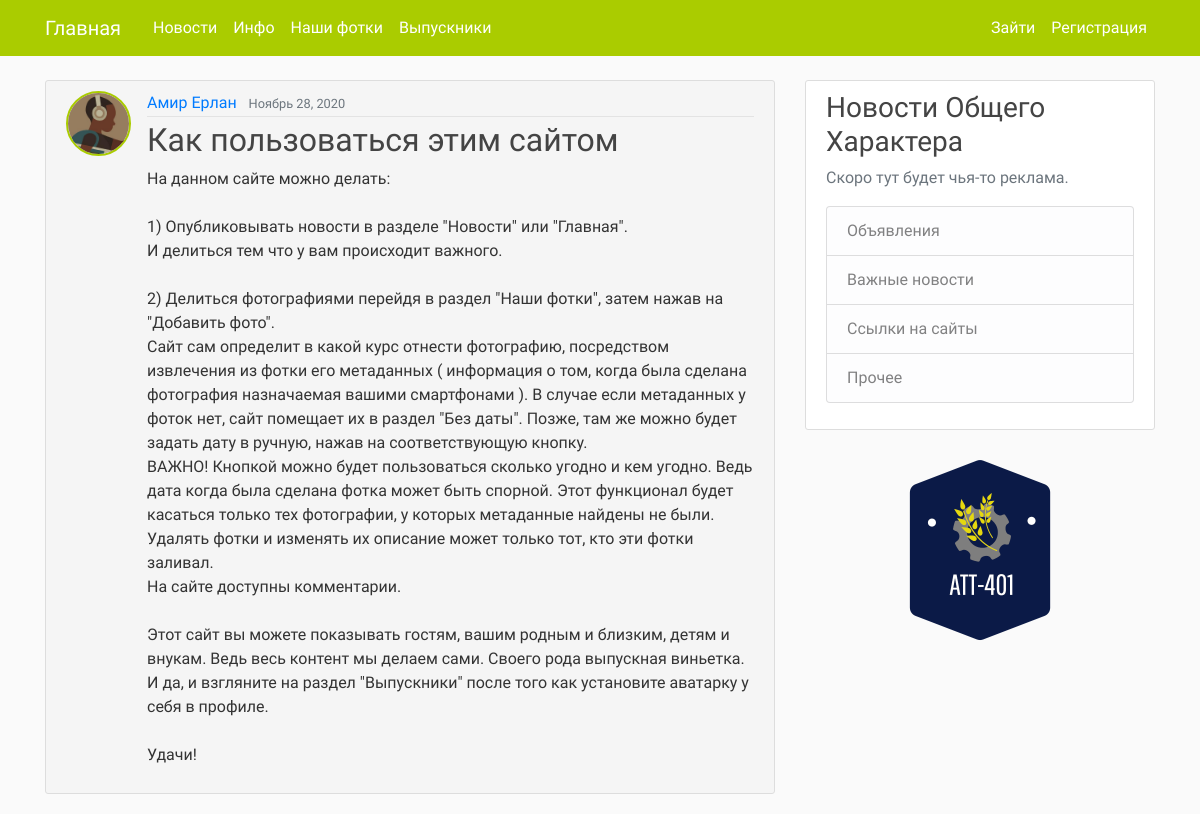
The app's page /post/1/ with its own data.
### BlogApp/models.py (models this page shows, shortened)
class Post(models.Model):
    title = models.CharField('Заголовок', max_length=100)
    content = models.TextField('Содержание')
    date_posted = models.DateTimeField(default=timezone.now)
    author = models.ForeignKey(User, on_delete=models.CASCADE)
    image = models.ImageField('Прикрепить фото', upload_to='news_photos', null=True, blank=True)
    pinned = models.BooleanField(default=False)
    current_image_name = models.TextField(null=True, blank=True)

### users/models.py (models this page shows, shortened)
class Profile(models.Model):
    user = models.OneToOneField(User, on_delete=models.CASCADE)
    image = models.ImageField(default="default.jpg")
    nickname = models.CharField(max_length=100, default="Никак")
    birthday = models.DateField(null=True, blank=True)
    cap = models.BooleanField(null=True, blank=True)
    left = models.IntegerField(null=True, blank=True)
    upper = models.IntegerField(null=True, blank=True)
    right = models.IntegerField(null=True, blank=True)
    lower = models.IntegerField(null=True, blank=True)
    old_image = models.TextField(null=True, blank=True)
    current_image_name = models.TextField(null=True, blank=True)

### BlogApp/views.py (the view, shortened to what this page needs)
# urls.py: path('post/<int:pk>/', PostDetailView.as_view(), name= "post-detail"),
class PostDetailView(DetailView):
    model = Post
    def get_context_data(self, **kwargs):
        context = super(PostDetailView, self).get_context_data(**kwargs)
        context['comments'] = CommentsOnPost.objects.all().filter(post=Post.objects.get(id=self.kwargs.get('pk'))).order_by('date_added')
        return context

### users/templatetags/name_filter.py (called while the page is built)
@register.filter(name='cutter')
@stringfilter
def cutter(value):
    return value.replace('_', ' ')

### BlogApp/templates/BlogApp/post_detail.html (shortened to what this page needs)
{% extends "BlogApp/base.html" %}
{% load static %}
{% load name_filter %}
{% block content %}
    <article class="media content-section" style="background-color:#f5f5f5;">
        <img class="rounded-circle article-img" src="{{ object.author.profile.image.url }}" style="border:solid #aacc00 2px;">
      <div class="media-body">
        <div class="article-metadata">
          <a class="mr-2" href="{% url 'user-posts' object.author.username %}">{{ object.author|cutter }}</a>
          <small class="text-muted">{{ object.date_posted|date:"F d, Y" }}</small>
        </div>
        <h2 class="article-title">{{ object.title }}</h2>
        <p class="article-content">{{ object.content }}</p>
      </div>
    </article>
{% endblock content %}

### BlogApp/static/BlogApp/main.css (style rules this page uses)
body { background: #fafafa; color: #333333; margin-top: 5rem; }
h1, h2, h3, h4, h5, h6 { color: #444444; }
.content-section { background: #ffffff; padding: 10px 20px; border: 1px solid #dddddd; border-radius: 3px; margin-bottom: 20px; }
.article-title { color: #444444; }
.article-content { white-space: pre-line; }
.article-img { height: 65px; width: 65px; margin-right: 16px; }
.article-metadata { padding-bottom: 1px; margin-bottom: 4px; border-bottom: 1px solid #e3e3e3 }

### BlogApp/templates/BlogApp/base.html (style rules this page uses)
* { font-family: 'Comfortaa', cursive, 'Helvetica Neue', Helvetica, Arial, sans-serif; }

### records on screen
Post: author.profile.image (picture), author "Амир Ерлан", date_posted "Ноябрь 28, 2020", title "Как пользоваться этим сайтом", content "На данном сайте можно делать: 1) Опубликовывать новости в разделе \"Новости\" или \"Главная\". И делиться тем что у вам происходит важного. 2) Делиться фотографиями перейдя в раздел \"Наши фотки\", затем нажав на \"Добавить фото\". Сайт сам определит в какой курс отнести фотографию, посредством извлечения из фотки его метаданных ( информация о том, когда была сделана фотография назначаемая вашими смартфонами ). В случае если метаданных у фоток нет, сайт помещает их в раздел \"Без даты\". Позже, там же можно будет задать дату в ручную, нажав на соответствующую кнопку. ВАЖНО! Кнопкой можно будет пользоваться сколько угодно и кем угодно. Ведь дата когда была сделана фотка может быть спорной. Этот…"
